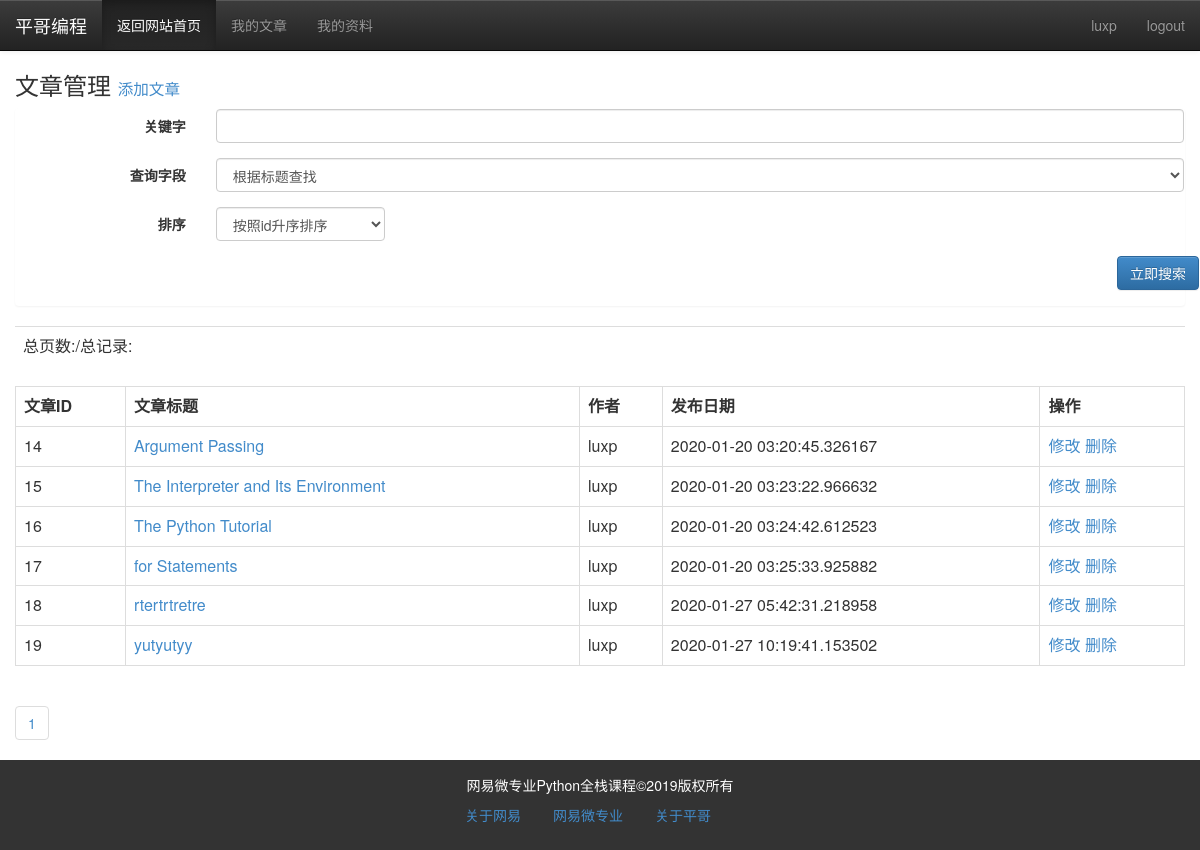
The app's page /member/article/list (signed in), older data.
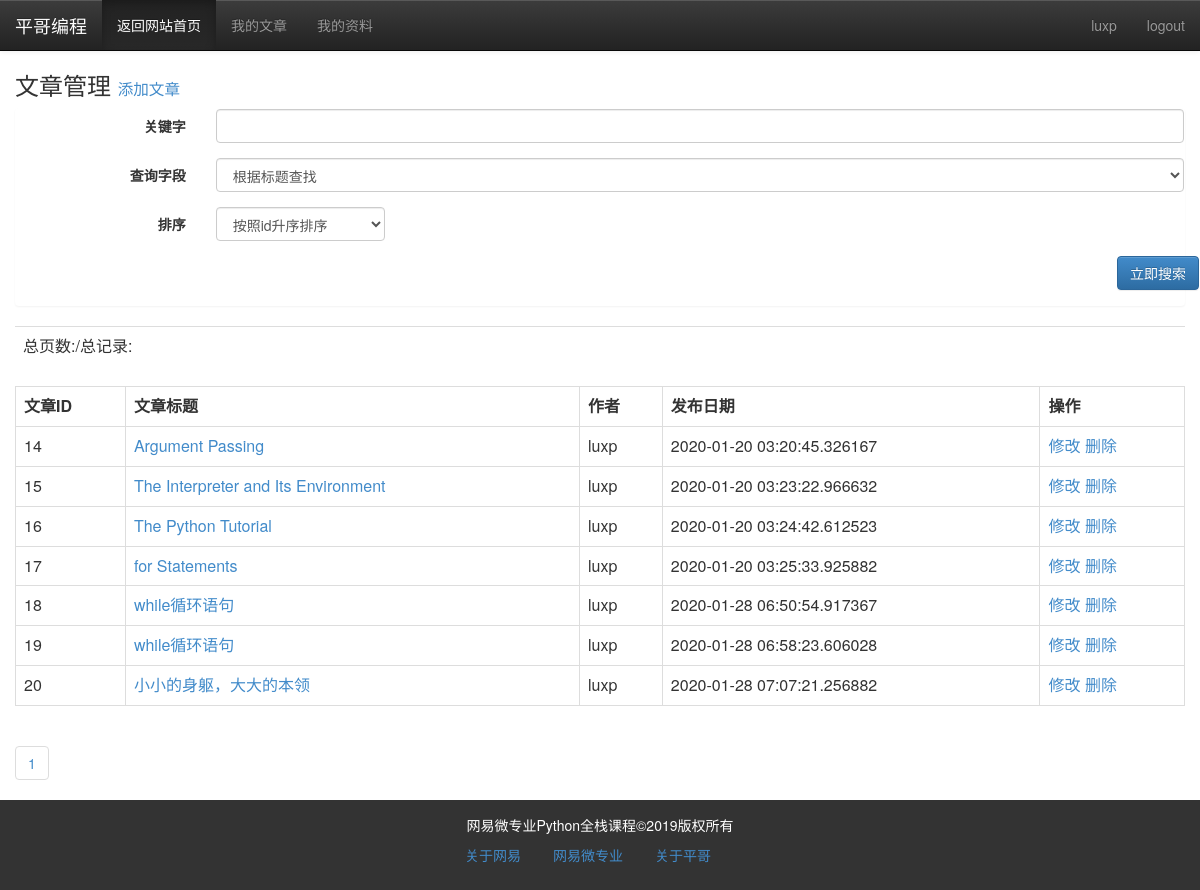
The same page, newer data.
### models.py (models this page shows)
class Article(db.Model):
    id = db.Column(db.Integer, primary_key=True)
    title = db.Column(db.String)
    intro = db.Column(db.String)
    content = db.Column(db.Text)
    author = db.Column(db.String)
    pubdate = db.Column(db.DateTime, default=datetime.utcnow)
    cate_id = db.Column(db.Integer, db.ForeignKey("category.cate_id"))

### member/article.py (the view)
@member_app.route("/article/list/<int:page>", methods=['get', "post"])
@member_app.route("/article/list", defaults={"page":1},methods=['get', "post"])
def article_list(page):
    if request.method == "POST":
        q = request.form['q']
        condition = {request.form['field']:q}
        if request.form['field'] == "title":
            condition = Article.title.like('%%%s%%' % q)
        else:
            condition = Article.content.like('%%%s%%' % q)
        if request.form['order'] == "1":
            order = Article.id.asc()
        else:
            order = Article.id.desc()
        res = Article.query.filter(Article.author==session['user'])\
                                .filter(condition) \
                                .order_by(order)\
                                .paginate(page, 10)
    else:
        res = Article.query.filter(Article.author==session['user']).paginate(page,10)
    articles = res.items
    pageList = res.iter_pages()
    return render_template("member/article/article_list.html", articles=articles,
                           pageList=pageList
                           )

### app.py (called while the page is built)
@app.context_processor
def account():
    username = session.get('user')
    return {"username":username}

@app.context_processor
def getCateList():
    cates = Category.query.all()
    return {"cates":cates}

### libs.py (called while the page is built)
def login_required(func):
    @wraps(func)
    def decorator_nest(*args, **kwargs):
        if not "user" in session:
            return redirect(url_for("login"))
        else:
            print(func)
            return func(*args, **kwargs)
    return decorator_nest

### member/member_app.py (called while the page is built)
@member_app.before_request
@login_required
def is_login():
    print(session['user'])

### templates/member/article/article_list.html (shortened to what this page needs)
{% extends "member/member_base.html" %}
{% block content %}
		<div class="container-fluid">
			<div class="row">
				<div class="col-md-12">
                    <h3>文章管理
                    <small>
                            <a href="{{ url_for("member_app.article_post") }}">
                                添加文章
                            </a>
                        </small>
                    </h3>
                    <div class="panel">
                        <form action=""  method="post" class="form-horizontal" >
                            <div class="form-group">
                                <label for="q" class="col-xs-2 control-label">关键字</label>
                                <div class="col-xs-10">
                                    <input type="text" name="q" class="form-control">
                                </div>
                            </div>
                            <div class="form-group">
                                <label for="field" class="col-xs-2 control-label">查询字段</label>
                                <div class="col-xs-10">
                                    <select name="field" class="form-control">
                                        <option value="title">根据标题查找</option>
                                    </select>
                                </div>
                            </div>
                            <div class="form-group">
                                <label for="排序" class="col-xs-2 control-label">排序</label>
                                <div class="col-xs-2">
                                   <select name="order" class="form-control">
                                        <option value="1" checked>按照id升序排序</option>
                                    </select>
                                </div>
                            </div>
                            <div class="form-group ">
                                <input type="submit" name="search" class="btn btn-primary pull-right" value="立即搜索">
                            </div>
                        </form>
                    </div>
                    <table class="table">
                        <tr>
                            <td>总页数:{{ pages }}/总记录:{{ total }}</td>
                        </tr>
                    </table>
					<table class="table table-bordered ">
                        <tr>
                            <th>文章ID</th>
                            <th>文章标题</th>
                            <th>作者</th>
                            <th>发布日期</th>
                            <th>操作</th>
                        </tr>
                        {% for article in articles %}
                        <tr>
                            <td>{{ article.id }}</td>
                            <td><a href="{{ url_for("article_app.view", article_id=article.id) }}">{{ article.title }}</a></td>
                            <td>{{ article.author }}</td>
                            <td>{{ article.pubdate }}</td>
                            <td>
                                <a href="{{ url_for("member_app.article_edit", article_id=article.id) }}">修改</a>
                                <a href="{{ url_for("member_app.article_delete", article_id=article.id) }}">删除</a>
                            </td>
                        </tr>
                        {% endfor %}
                    </table>
					<ul class="pagination">
                        {% for page in pageList %}
                            {% if page!=None %}
						<li><a href="{{ url_for("member_app.article_list", page=page) }}">{{ page }}</a></li>
                            {% else %}
                            <li><a href="#">...</a></li>
                            {% endif %}
						{% endfor %}
					</ul>
				</div>
				</div>
			</div>
{% endblock %}

### templates/member/member_base.html (shortened to what this page needs)
{% block head %}
    <head>
        <link rel="stylesheet" type="text/css" href="{{ url_for("static", filename="css/bootstrap.css") }}"/>
	    <link rel="stylesheet" type="text/css" href="{{ url_for("static", filename="css/bootstrap-theme.css") }}"/>
	</head>
{%  endblock %}
{%  block nav %}
      <nav class="navbar navbar-default navbar-fixed-top navbar-inverse">
			<div class="navbar-header">
				<a href="" class="navbar-brand">平哥编程</a>
			</div>
			<div class="collapse navbar-collapse" id="navmenu">
				<ul class="nav navbar-nav" >
					    <li class="active"><a href="{{ url_for("index") }}">返回网站首页</a></li>
                        <li><a href="{{ url_for("member_app.article_list") }}">我的文章</a></li>
                        <li><a href="{{ url_for("member_app.userEdit") }}">我的资料</a></li>
                </ul>
                <ul class="nav navbar-nav pull-right">
                       <li><a href="#">{{ username }}</a></li>
                       <li><a href="{{ url_for("logout") }}">logout</a></li>
                </ul>
			</div>
		</nav>
{% endblock %}
{% block content %}{%  endblock %}
{% block footer %}
          <footer>
			<div class="container-fluid">
				<div class="row">
					<div class="col-md-12">
						网易微专业Python全栈课程&copy;2019版权所有
					</div>
				</div>
			</div>
			<nav >
				<ul class="nav nav-pills   ">
					<li><a href="">关于网易</a></li>
					<li><a href="">网易微专业</a></li>
					<li><a href="">关于平哥</a></li>
				</ul>
			</nav>
		</footer>
{% endblock %}

### templates/member/member_base.html (style rules this page uses)
footer { padding: 15px; background: #333; text-align: center; color: #fff; }
footer nav { margin: auto; width: 300px; }

Row changes from the older to the newer data that the page shows:
changed Article id 18: title "rtertrtretre" → "while循环语句"; pubdate "2020-01-27 05:42:31.218958" → "2020-01-28 06:50:54.917367"
changed Article id 19: title "yutyutyy" → "while循环语句"; pubdate "2020-01-27 10:19:41.153502" → "2020-01-28 06:58:23.606028"
added Article: id "20", title "小小的身躯，大大的本领", author "luxp", pubdate "2020-01-28 07:07:21.256882"
